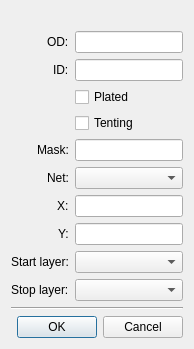
<?xml version="1.0" encoding="UTF-8"?>
<ui version="4.0">
 <class>dlg_via</class>
 <widget class="QDialog" name="dlg_via">
  <property name="geometry">
   <rect>
    <x>0</x>
    <y>0</y>
    <width>200</width>
    <height>433</height>
   </rect>
  </property>
  <property name="windowTitle">
   <string>Via</string>
  </property>
  <property name="modal">
   <bool>true</bool>
  </property>
  <layout class="QVBoxLayout" name="verticalLayout">
   <property name="sizeConstraint">
    <enum>QLayout::SetFixedSize</enum>
   </property>
   <item>
    <widget class="QLabel" name="label_8">
     <property name="text">
      <string/>
     </property>
     <property name="pixmap">
      <pixmap resource="xeda.qrc">:/via/via.png</pixmap>
     </property>
     <property name="alignment">
      <set>Qt::AlignCenter</set>
     </property>
    </widget>
   </item>
   <item>
    <layout class="QFormLayout" name="formLayout">
     <property name="fieldGrowthPolicy">
      <enum>QFormLayout::AllNonFixedFieldsGrow</enum>
     </property>
     <property name="labelAlignment">
      <set>Qt::AlignRight|Qt::AlignTrailing|Qt::AlignVCenter</set>
     </property>
     <item row="0" column="0">
      <widget class="QLabel" name="label">
       <property name="text">
        <string>OD:</string>
       </property>
      </widget>
     </item>
     <item row="0" column="1">
      <widget class="DimEdit" name="edt_od"/>
     </item>
     <item row="1" column="0">
      <widget class="QLabel" name="label_2">
       <property name="text">
        <string>ID:</string>
       </property>
      </widget>
     </item>
     <item row="1" column="1">
      <widget class="DimEdit" name="edt_id"/>
     </item>
     <item row="2" column="1">
      <widget class="QCheckBox" name="chk_plated">
       <property name="text">
        <string>Plated</string>
       </property>
      </widget>
     </item>
     <item row="3" column="1">
      <widget class="QCheckBox" name="chk_tent">
       <property name="text">
        <string>Tenting</string>
       </property>
      </widget>
     </item>
     <item row="4" column="0">
      <widget class="QLabel" name="label_11">
       <property name="text">
        <string>Mask:</string>
       </property>
      </widget>
     </item>
     <item row="4" column="1">
      <widget class="DimEdit" name="edt_mask"/>
     </item>
     <item row="5" column="0">
      <widget class="QLabel" name="label_3">
       <property name="text">
        <string>Net:</string>
       </property>
      </widget>
     </item>
     <item row="6" column="0">
      <widget class="QLabel" name="label_4">
       <property name="text">
        <string>X:</string>
       </property>
      </widget>
     </item>
     <item row="6" column="1">
      <widget class="DimEdit" name="edt_x"/>
     </item>
     <item row="7" column="0">
      <widget class="QLabel" name="label_5">
       <property name="text">
        <string>Y:</string>
       </property>
      </widget>
     </item>
     <item row="7" column="1">
      <widget class="DimEdit" name="edt_y"/>
     </item>
     <item row="8" column="0">
      <widget class="QLabel" name="label_6">
       <property name="text">
        <string>Start layer:</string>
       </property>
      </widget>
     </item>
     <item row="8" column="1">
      <widget class="QComboBox" name="sel_start"/>
     </item>
     <item row="9" column="0">
      <widget class="QLabel" name="label_7">
       <property name="text">
        <string>Stop layer:</string>
       </property>
      </widget>
     </item>
     <item row="9" column="1">
      <widget class="QComboBox" name="sel_end"/>
     </item>
     <item row="5" column="1">
      <widget class="QComboBox" name="sel_net"/>
     </item>
    </layout>
   </item>
   <item>
    <widget class="Line" name="line">
     <property name="orientation">
      <enum>Qt::Horizontal</enum>
     </property>
    </widget>
   </item>
   <item>
    <widget class="QDialogButtonBox" name="buttonBox">
     <property name="standardButtons">
      <set>QDialogButtonBox::Cancel|QDialogButtonBox::Ok</set>
     </property>
    </widget>
   </item>
  </layout>
 </widget>
 <customwidgets>
  <customwidget>
   <class>DimEdit</class>
   <extends>QLineEdit</extends>
   <header>dimedit</header>
  </customwidget>
 </customwidgets>
 <tabstops>
  <tabstop>edt_od</tabstop>
  <tabstop>edt_id</tabstop>
  <tabstop>chk_plated</tabstop>
  <tabstop>chk_tent</tabstop>
  <tabstop>edt_mask</tabstop>
  <tabstop>edt_x</tabstop>
  <tabstop>edt_y</tabstop>
  <tabstop>sel_start</tabstop>
  <tabstop>sel_end</tabstop>
  <tabstop>buttonBox</tabstop>
 </tabstops>
 <resources>
  <include location="xeda.qrc"/>
 </resources>
 <connections>
  <connection>
   <sender>buttonBox</sender>
   <signal>accepted()</signal>
   <receiver>dlg_via</receiver>
   <slot>accept()</slot>
   <hints>
    <hint type="sourcelabel">
     <x>27</x>
     <y>410</y>
    </hint>
    <hint type="destinationlabel">
     <x>18</x>
     <y>309</y>
    </hint>
   </hints>
  </connection>
  <connection>
   <sender>buttonBox</sender>
   <signal>rejected()</signal>
   <receiver>dlg_via</receiver>
   <slot>reject()</slot>
   <hints>
    <hint type="sourcelabel">
     <x>11</x>
     <y>417</y>
    </hint>
    <hint type="destinationlabel">
     <x>13</x>
     <y>258</y>
    </hint>
   </hints>
  </connection>
 </connections>
</ui>
